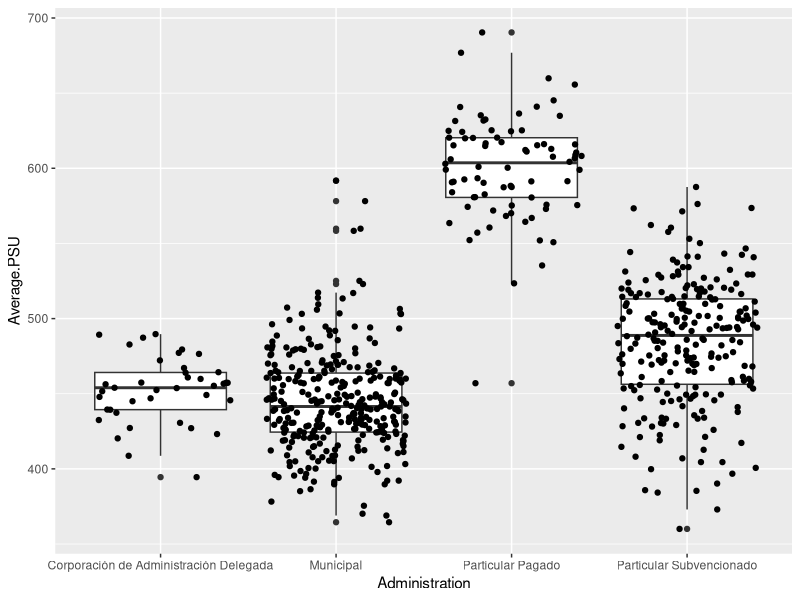

Here is the R script that generated this plot:
##Datos educación en Chile

#leemos los datos
library(tidyverse)
EducacionChile <- read_csv("Practico2/EducacionChile.csv")

##Resumimos los datos usando tidyverse

EducacionChilePesada <- group_by(EducacionChile, Administration) %>% summarise(PromedioPSU = weighted.mean(Average.PSU, Number.of.records), SD.PSU = sd(Average.PSU), N = n())
EducacionChileNoPesada <- group_by(EducacionChile, Administration) %>% summarise(PromedioPSU = mean(Average.PSU), SD.PSU = sd(Average.PSU), N = n())

## Gráficamos usando ggplot2

ggplot(EducacionChile, aes(x = Administration, y = Average.PSU)) + geom_boxplot() + geom_jitter()

## Anova
set.seed(2018)
Muestra <- EducacionChile %>%  group_by(Administration) %>%  sample_n(size = 15)
Muestra.aov <- aov(Average.PSU ~ Administration, data = Muestra)
# Summary of the analysis
summary(Muestra.aov)

library(broom)
tidy(Muestra.aov)
glance(Muestra.aov)
augment(Muestra.aov)
